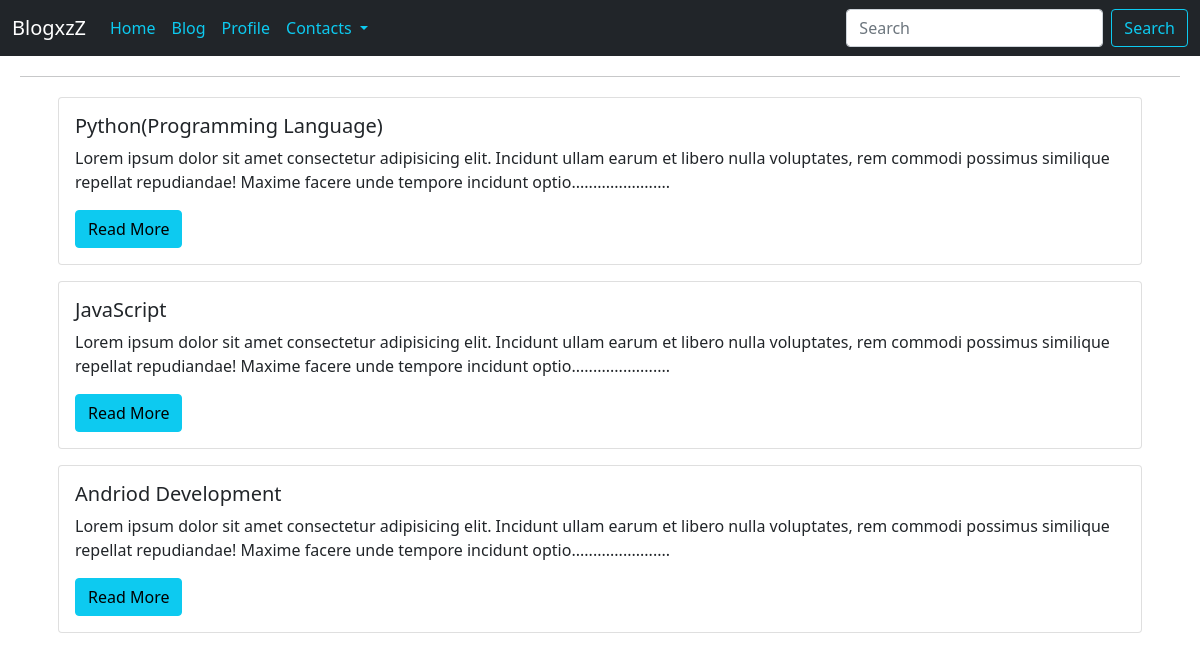
Page /blog on the committed database.
### blog/models.py (models this page shows, shortened)
class Blog(models.Model):
    sno=models.AutoField(primary_key=True)
    title=models.CharField(max_length=200)
    content =models.TextField()
    slug =models.CharField(max_length=100)
    time =models.DateTimeField(auto_now_add=True)

### blog/views.py (the view)
# urls.py: path('',include('blog.urls') ),
def blog(request):
    blogs=Blog.objects.all()
    context={'blogs':blogs}
    return render(request,'blog.html',context)

### templates/blog.html (shortened to what this page needs)
{% extends 'base.html' %}
{% block body %}
      <hr style="margin: 20px;">
      <div class="container">
{% for blog in blogs  %}
      <div class="card m-3">
        <div class="card-body">
          <h5 class="card-title">{{blog.title}}</h5>
          <p class="card-text">{{blog.content|safe|slice:200}}.......................</p>
          <a href="/blogpost/{{blog.slug}}" class="btn btn-info">Read More</a>
        </div>
      </div>
{% endfor %}
    </div>
{% endblock body %}

### rows in the picture
Blog: title "Python(Programming Language)", content "Lorem ipsum dolor sit amet consectetur adipisicing elit. Incidunt ullam earum et libero nulla voluptates, rem commodi possimus similique repellat repudiandae! Maxime facere unde tempore incidunt optio"
Blog: title "JavaScript", content "Lorem ipsum dolor sit amet consectetur adipisicing elit. Incidunt ullam earum et libero nulla voluptates, rem commodi possimus similique repellat repudiandae! Maxime facere unde tempore incidunt optio"
Blog: title "Andriod Development", content "Lorem ipsum dolor sit amet consectetur adipisicing elit. Incidunt ullam earum et libero nulla voluptates, rem commodi possimus similique repellat repudiandae! Maxime facere unde tempore incidunt optio"
